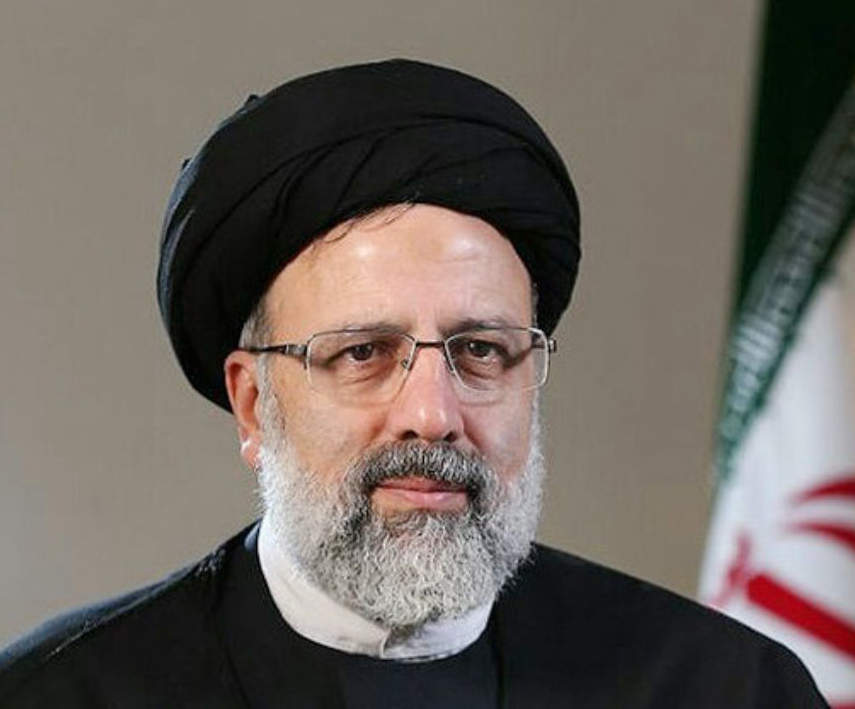
#> input picture HW4/2/P2/raisi.png, 855 x 709 px
$ python c.py
#> lines starting #> are read from the running program, lines starting #| are printed output that depends on the picture
import numpy as np
import matplotlib.pyplot as plt
import pandas as pd
import cv2
from scipy.spatial import Delaunay

if __name__ == "__main__":
    img_M = cv2.imread("P2/raisi.png")
#> img_M is the input picture: shape (709, 855, 3); mean B, G, R 96.7, 103.2, 111.2
    img_M = cv2.cvtColor(img_M, cv2.COLOR_BGR2RGB)
    img_N = cv2.imread("P2/rouhani.png")
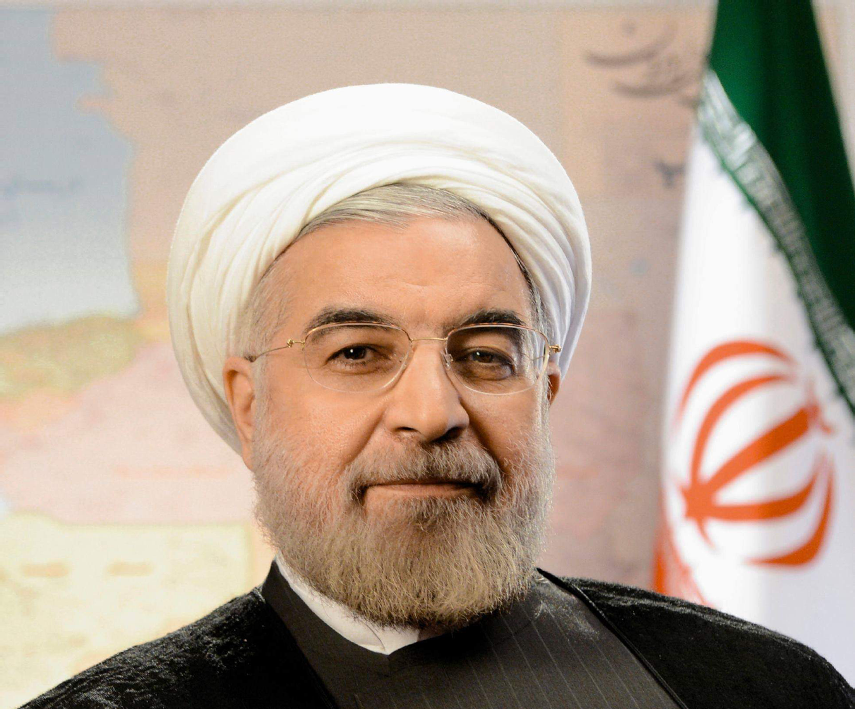
#> input picture HW4/2/P2/rouhani.png, 855 x 709 px
#> img_N is the input picture: shape (709, 855, 3); mean B, G, R 144.3, 159.9, 177.4
    img_N = cv2.cvtColor(img_N, cv2.COLOR_BGR2RGB)

    P_M = pd.read_csv("P_M.txt", header=None)
#> (reads HW4/2/P_M.txt from the repository)
    P_N = pd.read_csv("P_N.txt", header=None)
#> (reads HW4/2/P_N.txt from the repository)
    P_M = P_M.values.astype(int)
    P_N = P_N.values.astype(int)
    print(P_M.shape)
    print(P_N.shape)
    tri_M = Delaunay(P_M)
    tri_N = Delaunay(P_N)
    fig, axs = plt.subplots(2)
    axs[0].imshow(img_M)
    axs[0].triplot(P_M[:, 0], P_N[:, 1], tri_M.simplices)
    axs[1].imshow(img_N)
    axs[1].triplot(P_N[:, 0], P_N[:, 1], tri_N.simplices)
    plt.show()
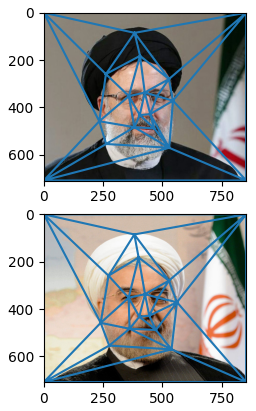
#> figure drawn by matplotlib, 2 panels
